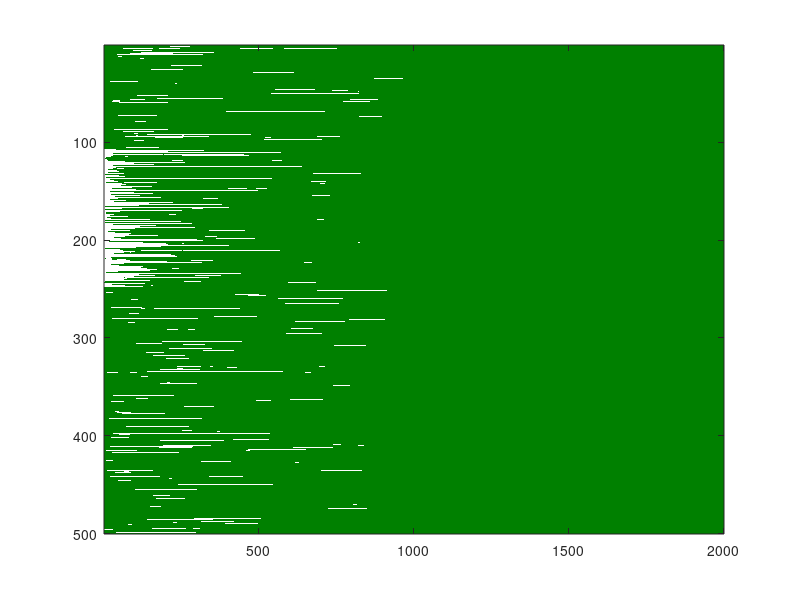
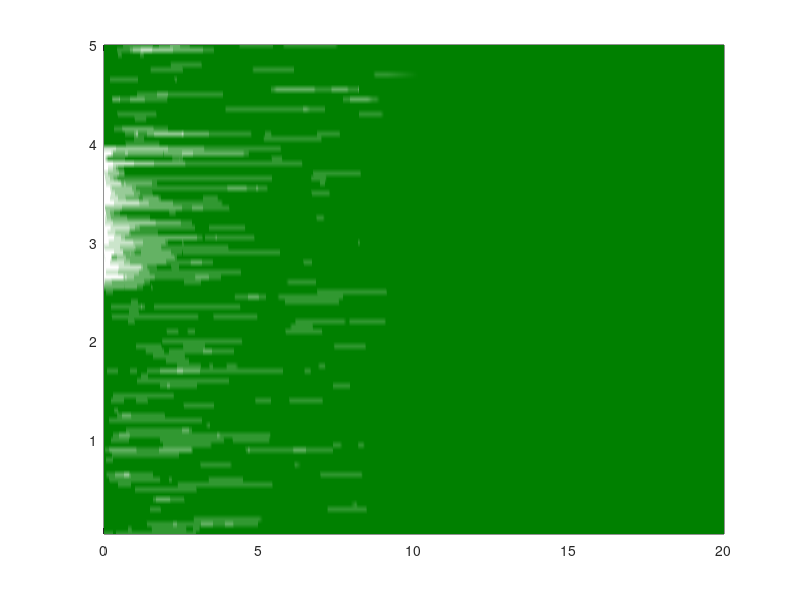

The MATLAB script that drew these images, in order:
%% Matrix simulation of Poisson Forest-Grass Markov Chain
% system is spatially extended with periodic boundary conditions (circle)

clear all;

% RNG seed
%rng(1546793)

Times=[];
DO_PLOT=0;
No_Abs=1;

% Spatial Parameters
L = 5; % working on [0,L]
dist = @(a,x) angle (exp(1i*(x-a)*2*pi/L))*L/(2*pi);
J_F_fun = @(x, a, sigma_F) exp( -( dist(a,x).^2)/(2*sigma_F^2) )/sqrt(2*pi*sigma_F^2);
W_fun = @(x, a, sigma_W) exp( -( dist(a,x).^2 )/(2*sigma_W^2) )/sqrt(2*pi*sigma_W^2);

sigma_F = 0.05; % seed dispersal radius forest trees
sigma_W = 0.05; % fire radius

% Model Parameters
alpha=0.6; 

t2=0.4;
f0=0.1;
f1=0.9;
s2=0.05;

sites=500;

P=1;                % Number of Patches
N=sites*ones(1,P);    % Number of Sites / Patch
NTot=sum(N);        % Total number of sites

T=20; % length of the simulation in real-time units
dt=0.01;
t0= 0;

MC=1;

J=alpha;
W=1;
phi=@(x) (f0+(f1-f0)./(1+exp(-(x-t2)/s2))); % sigmoid definition
Ntimes=length(t0:dt:(T-dt));

tic;

nbins=100;
Histo=zeros(nbins,MC);
p_grass=1;
p_no_grass=0;
Sol_Save=zeros(MC,sites,length(0:dt:T));
%% This block of code runs one simulation of the particle system using the Gillespie algorithm
for iteration=1:MC
    %fprintf('Monte Carlo Simulation #=%d/%d\n',iteration,MC);
    Solution=zeros(NTot,1);
    Locations=sort(L*rand(sites,1));
    [A,B]=meshgrid(Locations);
    [A_left,B_left]=meshgrid(Locations-L);
    [A_right,B_right]=meshgrid(Locations+L);
%     J_Mat = (J_F_fun(A,B,sigma_F) + J_F_fun(A,B_left,sigma_F) + J_F_fun(A,B_right,sigma_F))/sites;
%     W_Mat = (W_fun(A,B,sigma_W) + W_fun(A,B_left,sigma_W) + W_fun(A,B_right,sigma_W))/sites;
% %     
%     J_Mat = (J_F_fun(A,B,sigma_F) )/sites;
%     W_Mat = (W_fun(A,B,sigma_W) )/sites;
    J_Mat = ones(sites)/sites;
    W_Mat = ones(sites)/sites;
    
    % check that the normalization of the kernels is correct
    %[X,Y] = meshgrid(0:1/sites:L);
    %[X_L,Y_L] = meshgrid(-L-(1/sites):1/sites:-(1/sites));
    %[X_R,Y_R] = meshgrid(L+(1/sites):1/sites:2*L+(1/sites));
    %J_Mat_regular = (J_F_fun(X,Y,sigma_F) + J_F_fun(X,Y_L,sigma_F) + J_F_fun(X,Y_R,sigma_F) )/sites;
    %plot(sum(J_Mat_regular));
    
    Solution(:,1)=rand(NTot,1)<p_grass;
    No_grass=find((Locations>0.2*L).*(Locations<0.5*L));
    N_no_grass=length(No_grass);
    Solution(No_grass,1)=rand(N_no_grass,1)<p_no_grass;
    
    Times=[0];
    
    k=0;
    t=0;
    while (t<T)
        k=k+1;
        BirthRates=alpha*((J_Mat*(1-Solution(:,k)))).*Solution(:,k);
        DeathRates=phi(W_Mat*Solution(:,k)).*(1-Solution(:,k));
        %BirthRates=alpha*((J_Mat*(1-Solution(:,k)))).*Solution(:,k);
        %DeathRates=phi(W_Mat*Solution(:,k)).*(1-Solution(:,k));
        
        totalIntensity=sum(BirthRates+DeathRates);
        
        NextEvent=-log(1-rand())/totalIntensity;
        
        t=t+NextEvent;
        if (t<T)
            Times(end+1)=t;

            CDF=cumsum(BirthRates+DeathRates)/totalIntensity;
            U=rand();
            i=1;
            while U>CDF(i)
                i=i+1;
            end
            Solution(:,k+1)=Solution(:,k);
            Solution(i,k+1)=1-Solution(i,k);
        else
            Times(end+1)=T;
            Solution(:,k+1)=Solution(:,k);
        end
    end
%     Solution(:,end)=Solution(:,k);
    for i=1:sites
        Sol_Save(iteration,i,:)= interp1(Times,Solution(i,:),0:dt:Times(end));
    end
end
toc

%% Plots
figure(1);
imagesc(squeeze(mean(Sol_Save,1)));
custom_map = [1 1 1
    0 0.5 0];
colormap(custom_map);

Z=100;

V=squeeze(mean(Sol_Save,1));
U=squeeze(mean(reshape(V,sites/Z,Z,[]),1));
figure;
[x,y]=meshgrid(0:dt:Times(end),5*(1:Z)/Z);
pcolor(x,y,flipud(U))
shading interp;
custom_map = [
    linspace(1,0,100)' linspace(1,0.5,100)' linspace(1,0,100)'];
colormap(custom_map);